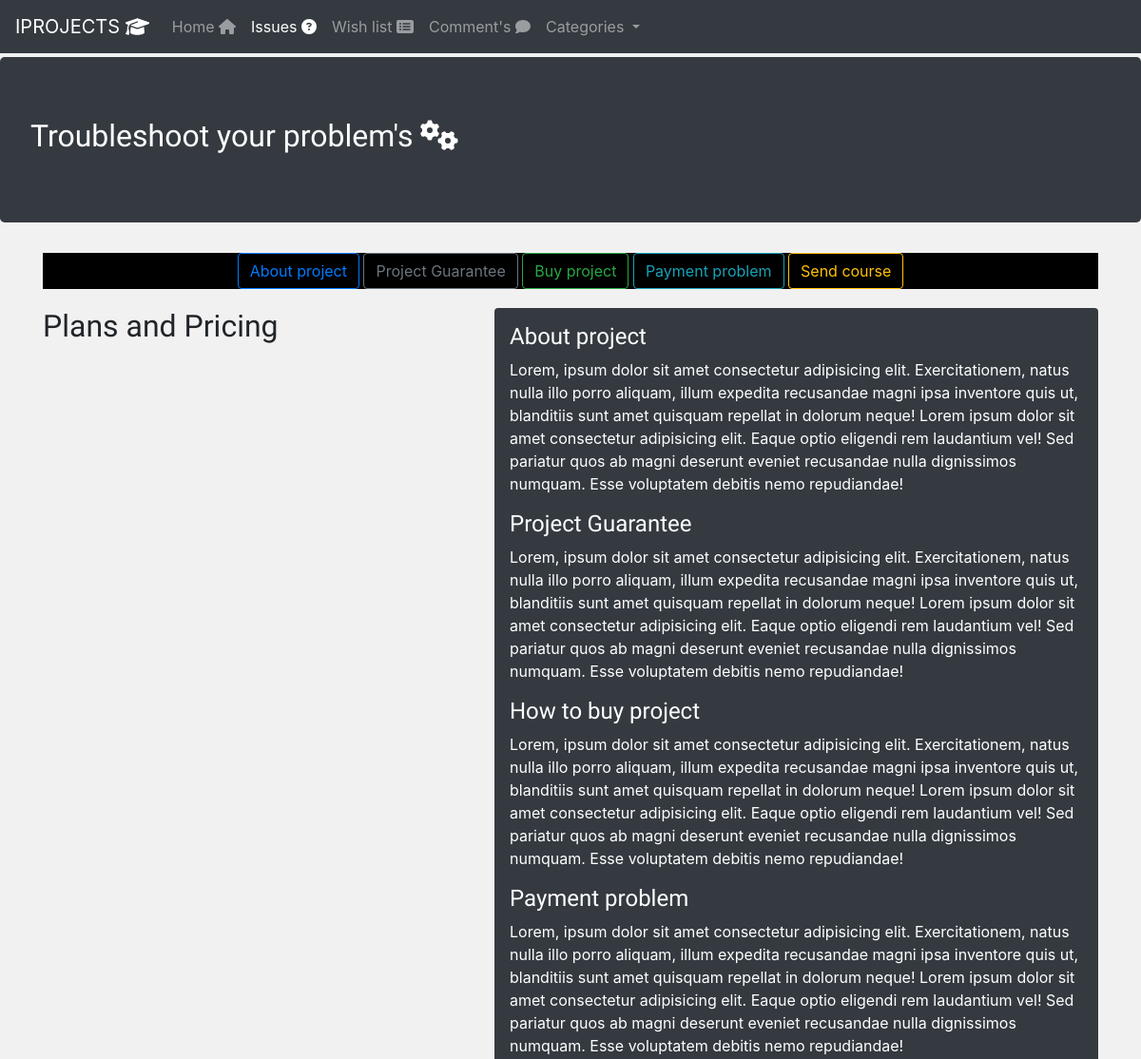
Before: /content/UserGuid_detail/ (upper part) with the older database file.
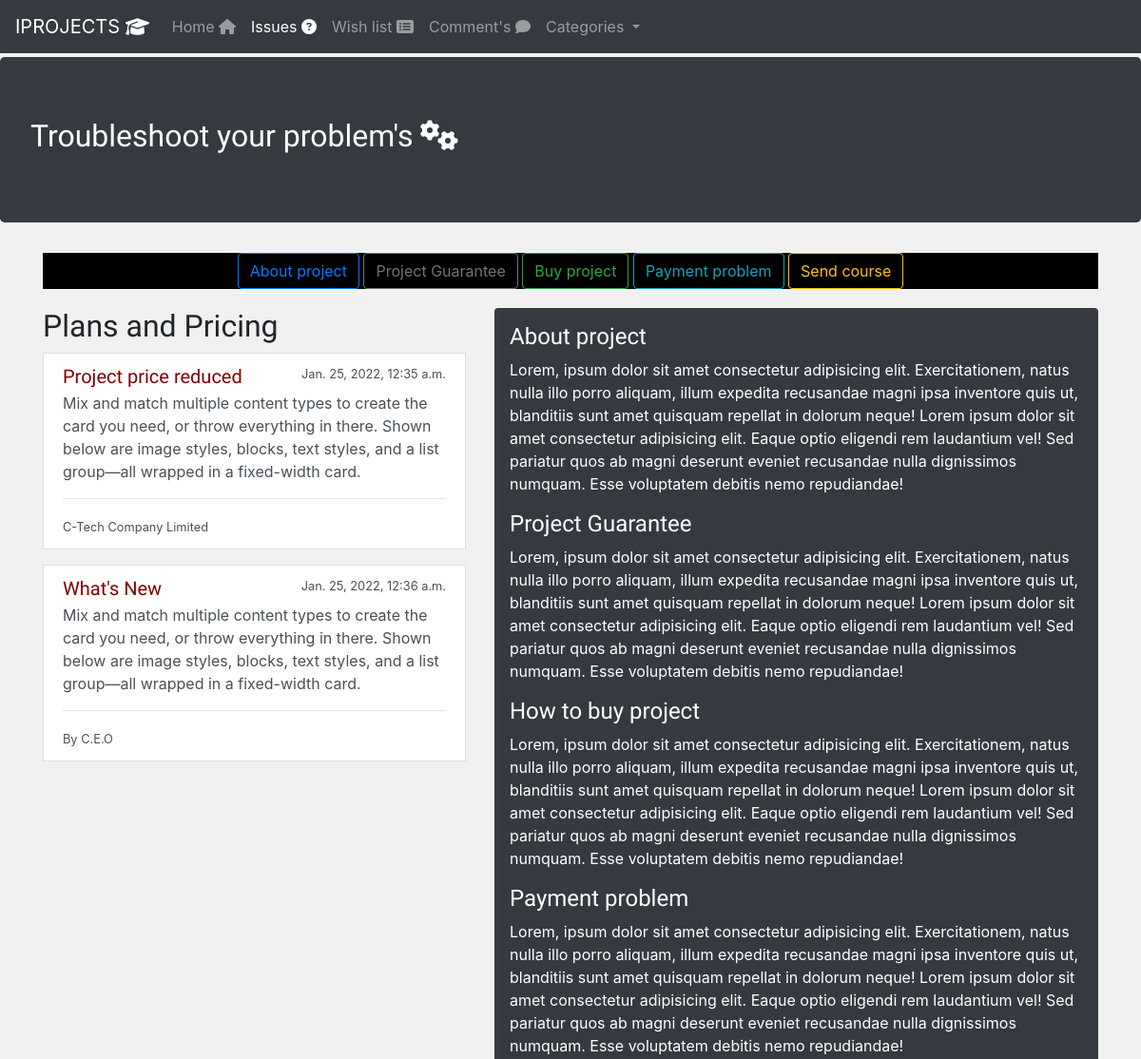
After: the same page with the newer database file.
### content/models.py (models this page shows, shortened)
class Plan(models.Model):
    title = models.CharField(max_length=150)
    body = models.TextField()
    created = models.DateTimeField(auto_now=False, auto_now_add=True)
    company = models.CharField(max_length=150)
    class Meta:
        verbose_name = ("Plan")
        verbose_name_plural = ("Plans")

### content/views.py (the view)
# urls.py: path('UserGuid_detail/', views.UserGuid_detail, name='UserGuid_detail'),
def UserGuid_detail(request):
    categories = Category.objects.all()
    plans = Plan.objects.all()
    context = {'plans':plans,
               'categories':categories,
               'section':'UserGuid_detail'}
    return render(request, 'content/guide.html', context)

### content/templates/content/guide.html (shortened to what this page needs)
{% extends 'base.html' %}
{% block content %}
<div class="jumbotron" style=" margin-top:5%; background-color:#343A40; color:white;" >
  <h2>Troubleshoot your problem's <span> <i class="fa fa-cogs"></i></span></h2>
</div>
<div class="container">
    <div style="text-align: center; background-color:black">
      <a class="btn btn-outline-primary" href="#about">About project</a>
      <a class="btn btn-outline-secondary" href="#guarantee">Project Guarantee </a>
      <a class="btn btn-outline-success" href="#buy-project">Buy project</a>
      <a class="btn btn-outline-info" href="#payment">Payment problem</a>
      <a class="btn btn-outline-warning" href="#send-project">Send course</a>
    </div>
   <div class="row" style="margin-top: 20px;">
     <div class="col-sm-5">
      <div class="list-group" >
        <h2 class="feedback">Plans and Pricing </h2>
        {% for plan in plans %}
        <a href="#" class="list-group-item list-group-item-action">
          <div class="d-flex w-100 justify-content-between">
            <h5 style="color: maroon;" class="mb-1">{{ plan.title }}</h5>
            <small>{{ plan.created}}</small>
          </div>
          <p class="mb-1">{{ plan.body }}</p>
          <hr>
          <small>{{ plan.company }}</small>
        </a>
        {% endfor %}
      </div>
    </div>
     <div class="col-sm-7">
      <div class="shadow p-3 mb-5 bg-dark rounded" style="color: white;">
        <div class="guide-content" >
         <h4 id="about">About project</h4>
         <p class="guide-style">Lorem, ipsum dolor sit amet consectetur adipisicing elit.
             Exercitationem, natus nulla illo porro aliquam, illum expedita
             recusandae magni ipsa inventore quis ut, blanditiis
             sunt amet quisquam repellat in dolorum neque!
             Lorem ipsum dolor sit amet consectetur adipisicing elit.
              Eaque optio eligendi rem laudantium vel! Sed pariatur quos ab magni
               deserunt eveniet recusandae nulla dignissimos numquam. Esse voluptatem
               debitis nemo repudiandae!
         </p>
         <h4 id="guarantee">Project Guarantee</h4>
         <p class="guide-style">Lorem, ipsum dolor sit amet consectetur adipisicing elit.
             Exercitationem, natus nulla illo porro aliquam, illum expedita
             recusandae magni ipsa inventore quis ut, blanditiis
             sunt amet quisquam repellat in dolorum neque!
             Lorem ipsum dolor sit amet consectetur adipisicing elit.
              Eaque optio eligendi rem laudantium vel! Sed pariatur quos ab magni
               deserunt eveniet recusandae nulla dignissimos numquam. Esse voluptatem
               debitis nemo repudiandae!
         </p>
         <h4 id="buy-project">How to buy project</h4>
         <p class="guide-style">Lorem, ipsum dolor sit amet consectetur adipisicing elit.
             Exercitationem, natus nulla illo porro aliquam, illum expedita
             recusandae magni ipsa inventore quis ut, blanditiis
             sunt amet quisquam repellat in dolorum neque!
             Lorem ipsum dolor sit amet consectetur adipisicing elit.
              Eaque optio eligendi rem laudantium vel! Sed pariatur quos ab magni
               deserunt eveniet recusandae nulla dignissimos numquam. Esse voluptatem
               debitis nemo repudiandae!
         </p>
         <h4 id="payment">Payment problem</h4>
         <p class="guide-style">Lorem, ipsum dolor sit amet consectetur adipisicing elit.
             Exercitationem, natus nulla illo porro aliquam, illum expedita
             recusandae magni ipsa inventore quis ut, blanditiis
             sunt amet quisquam repellat in dolorum neque!
             Lorem ipsum dolor sit amet consectetur adipisicing elit.
              Eaque optio eligendi rem laudantium vel! Sed pariatur quos ab magni
               deserunt eveniet recusandae nulla dignissimos numquam. Esse voluptatem
               debitis nemo repudiandae!
         </p>
        </div>
       </div>
   </div>
</div>
</div>
{% endblock content %}

Changed rows visible on the page:
added Plan: title "Project price reduced", created "Jan. 25, 2022, 12:35 a.m.", body "Mix and match multiple content types to create the card you need, or throw everything in there. Shown below are image styles, blocks, text styles, and a list group—all wrapped in a fixed-width card.", company "C-Tech Company Limited"
added Plan: title "What's New", created "Jan. 25, 2022, 12:36 a.m.", body "Mix and match multiple content types to create the card you need, or throw everything in there. Shown below are image styles, blocks, text styles, and a list group—all wrapped in a fixed-width card.", company "By C.E.O"
